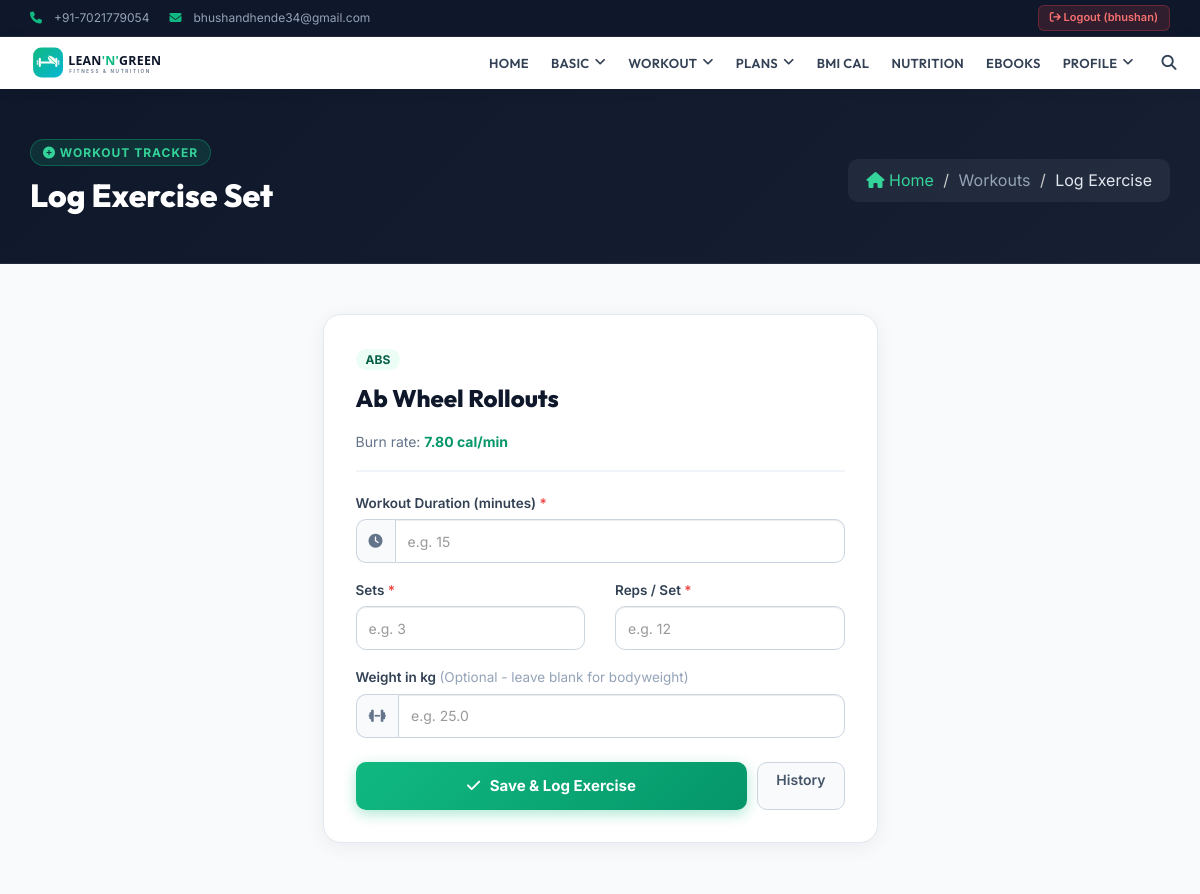
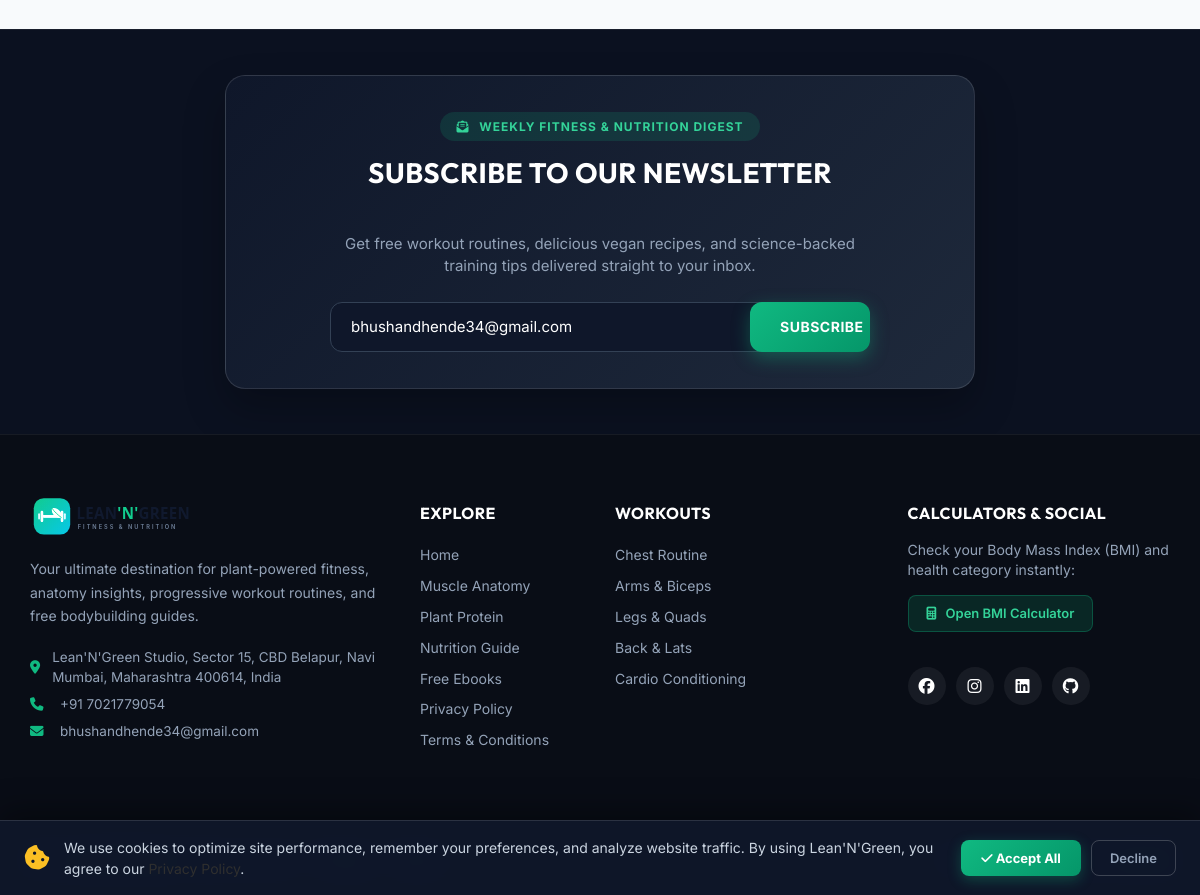
The page /log_exercise.php?exercise_id=37&muscle_group=Abdomen (signed in) on the database its author committed (2 pictures, top to bottom).
### tables this page shows
CREATE TABLE `exercises` (
  `id` int(11) NOT NULL,
  `name` varchar(150) NOT NULL,
  `muscle_group` varchar(50) NOT NULL,
  `description` text DEFAULT NULL,
  `avg_calories_burned_per_min` decimal(5,2) DEFAULT 8.00
);

CREATE TABLE `users` (
  `id` int(11) NOT NULL,
  `name` varchar(100) NOT NULL,
  `username` varchar(50) NOT NULL,
  `email` varchar(100) NOT NULL,
  `password` varchar(255) NOT NULL,
  `created_at` timestamp NOT NULL DEFAULT current_timestamp()
);

### log_exercise.php (the view, shortened to what this page needs)
<?php
include('header.php');
include_once('db.php');
$user_id = $_SESSION['id'] ?? null;
$exercise_id = isset($_GET['exercise_id']) ? intval($_GET['exercise_id']) : 0;
$muscle_group = isset($_GET['muscle_group']) ? htmlspecialchars($_GET['muscle_group']) : 'Workout';
$exercise = null;
if ($exercise_id > 0 && isset($pdo) && $pdo) {
    $stmt = $pdo->prepare("SELECT * FROM exercises WHERE id = ?");
    $stmt->execute([$exercise_id]);
    $exercise = $stmt->fetch(PDO::FETCH_ASSOC);
}
?>
<section id="single-page-header4" style="background:linear-gradient(135deg, #0f172a 0%, #1e293b 100%); padding:50px 0; border-bottom:1px solid rgba(255,255,255,0.08);">
  <div class="container">
    <div class="row" style="display:flex; align-items:center; flex-wrap:wrap;">
      <div class="col-md-6 col-sm-6 col-xs-12">
        <div class="single-page-header-left">
          <span class="hero-badge" style="margin-bottom:8px; display:inline-block; background:rgba(16,185,129,0.15); color:#34d399; padding:4px 12px; border-radius:16px; font-size:12px; font-weight:700;">
            <i class="fa fa-plus-circle"></i> WORKOUT TRACKER
          </span>
          <h1 style="color:#fff; font-family:'Outfit',sans-serif; font-size:32px; font-weight:800; margin:4px 0 0 0;">
            Log Exercise Set
          </h1>
        </div>
      </div>
      <div class="col-md-6 col-sm-6 col-xs-12 text-right">
        <ol class="breadcrumb" style="background:rgba(255,255,255,0.06); border-radius:10px; display:inline-block; padding:10px 18px; margin:10px 0 0 0;">
          <li><a href="index.php" style="color:#34d399;"><i class="fa fa-home"></i> Home</a></li>
          <li style="color:#94a3b8;">Workouts</li>
          <li class="active" style="color:#e2e8f0;">Log Exercise</li>
        </ol>
      </div>
    </div>
  </div>
</section>
<?php if (!$user_id): ?>
<section style="padding: 70px 0 90px 0; background: #f8fafc; min-height: 500px;">
  <div class="container">
    <div class="row">
      <div class="col-md-6 col-md-offset-3 text-center">
        <div style="background: #ffffff; border-radius: 20px; border: 1px solid #e2e8f0; padding: 45px 35px; box-shadow: 0 10px 30px rgba(15,23,42,0.06);">
          <div style="width: 76px; height: 76px; background: linear-gradient(135deg, #ecfdf5, #d1fae5); border-radius: 50%; display: inline-flex; align-items: center; justify-content: center; margin-bottom: 20px; border: 2px solid #a7f3d0;">
            <i class="fa fa-user-lock" style="font-size: 32px; color: #059669;"></i>
          </div>
          <h2 style="font-family: 'Outfit', sans-serif; font-size: 26px; font-weight: 800; color: #0f172a; margin-top: 0; margin-bottom: 12px;">
            Sign In to Log Exercises
          </h2>
          <p style="color: #64748b; font-size: 15px; line-height: 1.6; margin-bottom: 28px;">
            To log your workout sets, reps, and track your calories burned over time, please sign in or create a Lean'N'Green athlete account.
          </p>
          <div style="display: flex; gap: 12px; justify-content: center; flex-wrap: wrap;">
            <button class="btn btn-primary btn-lg" data-toggle="modal" data-target="#login-form"
              style="background: linear-gradient(135deg, #10b981, #059669); border: none; padding: 12px 28px; border-radius: 12px; font-weight: 700; font-size: 15px; box-shadow: 0 6px 18px rgba(16,185,129,0.35); transition: all 0.2s;">
              <i class="fa fa-sign-in" style="margin-right: 6px;"></i> Sign In / Register
            </button>
            <a href="Chest.php" class="btn btn-default btn-lg"
              style="background: #f1f5f9; border: 1px solid #cbd5e1; padding: 12px 24px; border-radius: 12px; font-weight: 600; font-size: 15px; color: #475569;">
              <i class="fa fa-dumbbell" style="margin-right: 6px;"></i> View Workouts
            </a>
          </div>
        </div>
      </div>
    </div>
  </div>
</section>
<?php else: ?>
<section style="padding: 50px 0 80px 0; background: #f8fafc;">
  <div class="container">
    <div class="row">
      <div class="col-md-6 col-md-offset-3">
        <div style="background: #ffffff; border-radius: 18px; border: 1px solid #e2e8f0; padding: 32px; box-shadow: 0 4px 20px rgba(15,23,42,0.06);">
          <div style="border-bottom: 2px solid #f1f5f9; padding-bottom: 18px; margin-bottom: 22px;">
            <span style="background: #ecfdf5; color: #065f46; font-size: 12px; font-weight: 700; padding: 3px 10px; border-radius: 12px; text-transform: uppercase;">
              <?= htmlspecialchars($exercise['muscle_group'] ?? $muscle_group) ?>
            </span>
            <h2 style="font-family: 'Outfit', sans-serif; font-size: 24px; font-weight: 800; color: #0f172a; margin: 8px 0 4px 0;">
              <?= htmlspecialchars($exercise['name']) ?>
            </h2>
            <p style="color: #64748b; font-size: 14px; margin: 0;">
              Burn rate: <strong style="color: #059669;"><?= htmlspecialchars($exercise['avg_calories_burned_per_min']) ?> cal/min</strong>
            </p>
          </div>
          <form action="" method="POST">
            <div class="form-group" style="margin-bottom: 18px;">
              <label for="duration" style="font-size: 13.5px; font-weight: 600; color: #334155; margin-bottom: 6px; display: block;">
                Workout Duration (minutes) <span style="color: #ef4444;">*</span>
              </label>
              <div class="input-group" style="width: 100%;">
                <span class="input-group-addon" style="background: #f8fafc; border-color: #cbd5e1; color: #64748b; border-radius: 10px 0 0 10px;"><i class="fa fa-clock"></i></span>
                <input type="number" name="duration" id="duration" class="form-control" placeholder="e.g. 15" min="1" max="180" required style="height: 44px; border-radius: 0 10px 10px 0; border-color: #cbd5e1;">
              </div>
            </div>
            <div class="row">
              <div class="col-xs-6">
                <div class="form-group" style="margin-bottom: 18px;">
                  <label for="sets" style="font-size: 13.5px; font-weight: 600; color: #334155; margin-bottom: 6px; display: block;">
                    Sets <span style="color: #ef4444;">*</span>
                  </label>
                  <input type="number" name="sets" id="sets" class="form-control" placeholder="e.g. 3" min="1" max="50" required style="height: 44px; border-radius: 10px; border-color: #cbd5e1;">
                </div>
              </div>
              <div class="col-xs-6">
                <div class="form-group" style="margin-bottom: 18px;">
                  <label for="reps" style="font-size: 13.5px; font-weight: 600; color: #334155; margin-bottom: 6px; display: block;">
                    Reps / Set <span style="color: #ef4444;">*</span>
                  </label>
                  <input type="number" name="reps" id="reps" class="form-control" placeholder="e.g. 12" min="1" max="100" required style="height: 44px; border-radius: 10px; border-color: #cbd5e1;">
                </div>
              </div>
            </div>
            <div class="form-group" style="margin-bottom: 24px;">
              <label for="weight" style="font-size: 13.5px; font-weight: 600; color: #334155; margin-bottom: 6px; display: block;">
                Weight in kg <span style="color: #94a3b8; font-weight: normal;">(Optional - leave blank for bodyweight)</span>
              </label>
              <div class="input-group" style="width: 100%;">
                <span class="input-group-addon" style="background: #f8fafc; border-color: #cbd5e1; color: #64748b; border-radius: 10px 0 0 10px;"><i class="fa fa-weight-hanging fa-dumbbell"></i></span>
                <input type="number" step="0.5" name="weight" id="weight" class="form-control" placeholder="e.g. 25.0" style="height: 44px; border-radius: 0 10px 10px 0; border-color: #cbd5e1;">
              </div>
            </div>
            <div style="display: flex; gap: 10px;">
              <button type="submit" class="btn btn-success" style="flex: 1; height: 48px; background: linear-gradient(135deg, #10b981, #059669); border: none; border-radius: 10px; font-weight: 700; font-size: 15px; box-shadow: 0 4px 14px rgba(16,185,129,0.35);">
                <i class="fa fa-check" style="margin-right: 6px;"></i> Save &amp; Log Exercise
              </button>
              <a href="exercise-done.php" class="btn btn-default" style="height: 48px; line-height: 34px; background: #f8fafc; border: 1px solid #cbd5e1; border-radius: 10px; font-weight: 600; color: #475569; padding: 0 18px;">
                History
              </a>
            </div>
          </form>
        </div>
      </div>
    </div>
  </div>
</section>
<?php endif; ?>
<?php include('footer.php'); ?>

### footer.php (shortened to what this page needs)
<?php
$prefill_email = '';
if (!empty($_SESSION['id']) && !empty($conn) && !empty($db_connected)) {
  $user_id = $_SESSION['id'];
  $stmt = $conn->prepare("SELECT email FROM users WHERE id = ?");
  if ($stmt) {
    $stmt->bind_param("i", $user_id);
    $stmt->execute();
    $stmt->bind_result($email);
    if ($stmt->fetch()) {
      $prefill_email = htmlspecialchars($email);
    }
  }
}
?>
<section id="subscribe">
  <div class="container">
    <div class="row">
      <div class="col-md-8 col-md-offset-2 text-center">
        <div class="subscribe-area">
          <span class="subscribe-badge">
            <i class="fa fa-envelope-open-text" style="margin-right:6px;"></i> Weekly Fitness &amp; Nutrition Digest
          </span>
          <h2 class="subscribe-title">
            Subscribe to our Newsletter
          </h2>
          <p class="subscribe-subtitle">
            Get free workout routines, delicious vegan recipes, and science-backed training tips delivered straight to your inbox.
          </p>
          <form action="" method="post" class="subscrib-form">
            <input type="email" name="subscribe_email" placeholder="Enter your email address..." value="<?php echo $prefill_email; ?>" required>
            <button class="subscribe-btn" type="submit">
              Subscribe
            </button>
          </form>
        </div>
      </div>
    </div>
  </div>
</section>
<footer id="footer">
  <div class="container">
    <div class="row" style="margin-bottom:40px;">
      <div class="col-md-4 col-sm-6" style="margin-bottom:30px;">
        <div style="margin-bottom:18px;">
          <a href="index.php" style="text-decoration:none;">
            <img src="assets/images/lean-green-logo.svg" alt="Lean'N'Green" class="footer-brand-logo">
          </a>
        </div>
        <p style="font-size:14px; line-height:1.7; color:#94a3b8; margin-bottom:20px;">
          Your ultimate destination for plant-powered fitness, anatomy insights, progressive workout routines, and free bodybuilding guides.
        </p>
        <div>
          <div class="footer-contact-item"><i class="fa fa-map-marker-alt fa-map-marker"></i> Lean'N'Green Studio, Sector 15, CBD Belapur, Navi Mumbai, Maharashtra 400614, India</div>
          <div class="footer-contact-item"><i class="fa fa-phone"></i> +91 7021779054</div>
          <div class="footer-contact-item"><i class="fa fa-envelope"></i> bhushandhende34@gmail.com</div>
        </div>
      </div>
      <div class="col-md-2 col-sm-6 col-xs-6" style="margin-bottom:30px;">
        <h4 class="footer-col-title">EXPLORE</h4>
        <ul class="footer-link-list">
          <li><a href="index.php">Home</a></li>
          <li><a href="Muscles.php">Muscle Anatomy</a></li>
          <li><a href="Plant-Protein.php">Plant Protein</a></li>
          <li><a href="food-nutrtion.php">Nutrition Guide</a></li>
          <li><a href="Ebooks.php">Free Ebooks</a></li>
          <li><a href="privacy-policy.php">Privacy Policy</a></li>
          <li><a href="terms.php">Terms &amp; Conditions</a></li>
        </ul>
      </div>
      <div class="col-md-3 col-sm-6 col-xs-6" style="margin-bottom:30px;">
        <h4 class="footer-col-title">WORKOUTS</h4>
        <ul class="footer-link-list">
          <li><a href="Chest.php">Chest Routine</a></li>
          <li><a href="Arms.php">Arms &amp; Biceps</a></li>
          <li><a href="Legs.php">Legs &amp; Quads</a></li>
          <li><a href="Back.php">Back &amp; Lats</a></li>
          <li><a href="cardio.php">Cardio Conditioning</a></li>
        </ul>
      </div>
      <div class="col-md-3 col-sm-6" style="margin-bottom:30px;">
        <h4 class="footer-col-title">CALCULATORS &amp; SOCIAL</h4>
        <p style="font-size:14px; margin-bottom:15px;">Check your Body Mass Index (BMI) and health category instantly:</p>
        <a href="BMI-calc.php" style="display:inline-block; background:rgba(16,185,129,0.15); border:1px solid rgba(16,185,129,0.3); color:#34d399; padding:8px 18px; border-radius:8px; font-size:13px; font-weight:600; text-decoration:none; margin-bottom:20px; transition:all 0.2s;">
          <i class="fa fa-calculator" style="margin-right:6px;"></i> Open BMI Calculator
        </a>
        <div class="footer-social-links">
          <a href="https://www.facebook.com/harsh.mankame" target="_blank" rel="noopener" aria-label="Facebook" class="footer-social-btn">
            <i class="fa-brands fa-facebook-f fa-facebook"></i>
          </a>
          <a href="https://www.instagram.com/bhushan_dhende_mr.x_?igsh=MTlxbzZidWljdDEzcQ%3D%3D&utm_source=qr" target="_blank" rel="noopener" aria-label="Instagram" class="footer-social-btn">
            <i class="fa-brands fa-instagram fa-instagram"></i>
          </a>
          <a href="https://www.linkedin.com/in/shubham-bharekar-844657246" target="_blank" rel="noopener" aria-label="LinkedIn" class="footer-social-btn">
            <i class="fa-brands fa-linkedin-in fa-linkedin"></i>
          </a>
          <a href="https://github.com/callmeX34" target="_blank" rel="noopener" aria-label="GitHub" class="footer-social-btn">
            <i class="fa-brands fa-github fa-github"></i>
          </a>
        </div>
      </div>
    </div>
    <div class="row footer-bottom-bar" style="align-items:center;">
      <div class="col-md-6 col-sm-6 text-left">
        <p style="margin:0;">
          &copy; <?php echo date('Y'); ?> <span style="color:#e2e8f0; font-weight:600;">Lean'N'Green</span>. All rights reserved.
          <span style="margin:0 8px; color:#475569;">&bull;</span>
          <a href="privacy-policy.php" style="color:#94a3b8; text-decoration:none;">Privacy</a>
          <span style="margin:0 8px; color:#475569;">&bull;</span>
          <a href="terms.php" style="color:#94a3b8; text-decoration:none;">Terms</a>
        </p>
      </div>
      <div class="col-md-6 col-sm-6 text-right">
        <p style="margin:0;">
          Crafted with plant power by <a href="https://github.com/callmeX34" target="_blank" rel="noopener" style="color:#10b981; font-weight:600; text-decoration:none;">callmeX</a>
        </p>
      </div>
    </div>
  </div>
</footer>
<div id="cookieConsentBanner" class="cookie-consent-bar" style="display:none;" role="dialog" aria-label="Cookie consent">
  <div class="cookie-consent-inner">
    <div class="cookie-consent-text">
      <i class="fa fa-cookie-bite cookie-consent-icon"></i>
      <span>We use cookies to optimize site performance, remember your preferences, and analyze website traffic. By using Lean'N'Green, you agree to our <a href="privacy-policy.php">Privacy Policy</a>.</span>
    </div>
    <div class="cookie-consent-actions">
      <button type="button" id="acceptCookiesBtn" class="btn-cookie-accept"><i class="fa fa-check"></i> Accept All</button>
      <button type="button" id="declineCookiesBtn" class="btn-cookie-decline">Decline</button>
    </div>
  </div>
</div>
</body>
</html>

### rows shown on the page
exercises: muscle_group "ABS", name "Ab Wheel Rollouts", avg_calories_burned_per_min "7.80"
users: subscribe_email "bhushandhende34@gmail.com"

### other values the page prints
$_SESSION['username'] "bhushan"
